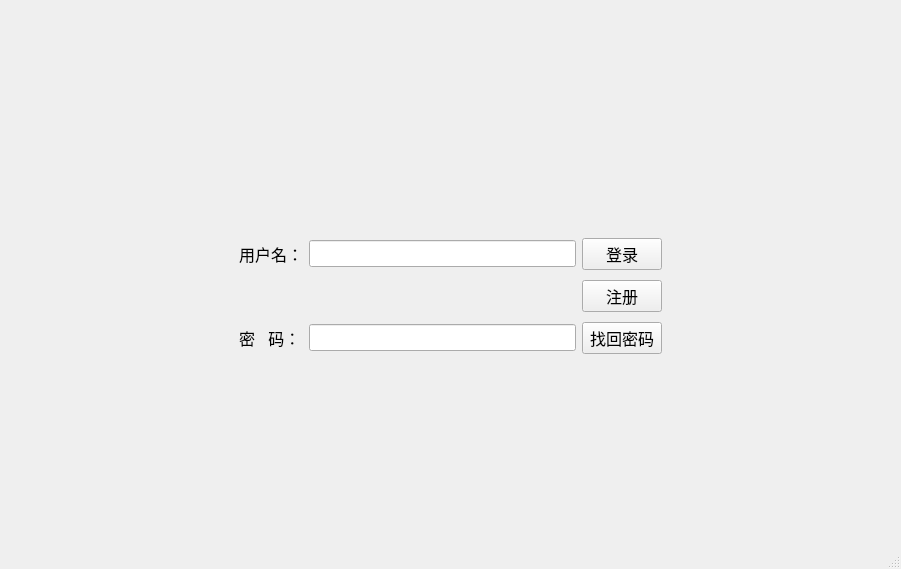
<?xml version="1.0" encoding="UTF-8"?>
<ui version="4.0">
 <class>LoginWindow</class>
 <widget class="QMainWindow" name="LoginWindow">
  <property name="geometry">
   <rect>
    <x>0</x>
    <y>0</y>
    <width>901</width>
    <height>569</height>
   </rect>
  </property>
  <property name="windowTitle">
   <string>LoginWindow</string>
  </property>
  <widget class="QWidget" name="LoginWidget">
   <layout class="QGridLayout" name="gridLayout">
    <item row="1" column="1">
     <widget class="QLabel" name="userNameLabel">
      <property name="font">
       <font>
        <family>Microsoft YaHei UI</family>
        <pointsize>12</pointsize>
       </font>
      </property>
      <property name="text">
       <string>用户名：</string>
      </property>
      <property name="textFormat">
       <enum>Qt::AutoText</enum>
      </property>
     </widget>
    </item>
    <item row="3" column="2">
     <widget class="QLineEdit" name="passwordLineEdit">
      <property name="font">
       <font>
        <family>Microsoft YaHei UI</family>
        <pointsize>12</pointsize>
       </font>
      </property>
      <property name="text">
       <string/>
      </property>
      <property name="echoMode">
       <enum>QLineEdit::Password</enum>
      </property>
     </widget>
    </item>
    <item row="3" column="1">
     <widget class="QLabel" name="passwordLabel">
      <property name="font">
       <font>
        <family>Microsoft YaHei UI</family>
        <pointsize>12</pointsize>
       </font>
      </property>
      <property name="text">
       <string>密   码：</string>
      </property>
     </widget>
    </item>
    <item row="1" column="4">
     <spacer name="horizontalSpacer_5">
      <property name="orientation">
       <enum>Qt::Horizontal</enum>
      </property>
      <property name="sizeType">
       <enum>QSizePolicy::Minimum</enum>
      </property>
      <property name="sizeHint" stdset="0">
       <size>
        <width>228</width>
        <height>20</height>
       </size>
      </property>
     </spacer>
    </item>
    <item row="1" column="0">
     <spacer name="horizontalSpacer_6">
      <property name="orientation">
       <enum>Qt::Horizontal</enum>
      </property>
      <property name="sizeType">
       <enum>QSizePolicy::Minimum</enum>
      </property>
      <property name="sizeHint" stdset="0">
       <size>
        <width>228</width>
        <height>20</height>
       </size>
      </property>
     </spacer>
    </item>
    <item row="4" column="2">
     <spacer name="verticalSpacer_2">
      <property name="orientation">
       <enum>Qt::Vertical</enum>
      </property>
      <property name="sizeType">
       <enum>QSizePolicy::Expanding</enum>
      </property>
      <property name="sizeHint" stdset="0">
       <size>
        <width>20</width>
        <height>148</height>
       </size>
      </property>
     </spacer>
    </item>
    <item row="1" column="2">
     <widget class="QLineEdit" name="userNameLineEdit">
      <property name="font">
       <font>
        <family>Microsoft YaHei UI</family>
        <pointsize>12</pointsize>
       </font>
      </property>
     </widget>
    </item>
    <item row="1" column="3">
     <widget class="QPushButton" name="signInButton">
      <property name="font">
       <font>
        <family>Microsoft YaHei UI</family>
        <pointsize>12</pointsize>
       </font>
      </property>
      <property name="text">
       <string>登录</string>
      </property>
     </widget>
    </item>
    <item row="0" column="2">
     <spacer name="verticalSpacer">
      <property name="orientation">
       <enum>Qt::Vertical</enum>
      </property>
      <property name="sizeType">
       <enum>QSizePolicy::Expanding</enum>
      </property>
      <property name="sizeHint" stdset="0">
       <size>
        <width>20</width>
        <height>227</height>
       </size>
      </property>
     </spacer>
    </item>
    <item row="3" column="3">
     <widget class="QPushButton" name="forgetPasswordButton">
      <property name="font">
       <font>
        <family>Microsoft YaHei UI</family>
        <pointsize>12</pointsize>
       </font>
      </property>
      <property name="text">
       <string>找回密码</string>
      </property>
     </widget>
    </item>
    <item row="3" column="4">
     <spacer name="horizontalSpacer_3">
      <property name="orientation">
       <enum>Qt::Horizontal</enum>
      </property>
      <property name="sizeType">
       <enum>QSizePolicy::Minimum</enum>
      </property>
      <property name="sizeHint" stdset="0">
       <size>
        <width>228</width>
        <height>20</height>
       </size>
      </property>
     </spacer>
    </item>
    <item row="2" column="3">
     <widget class="QPushButton" name="signUpButton">
      <property name="font">
       <font>
        <family>Microsoft YaHei UI</family>
        <pointsize>12</pointsize>
       </font>
      </property>
      <property name="focusPolicy">
       <enum>Qt::StrongFocus</enum>
      </property>
      <property name="text">
       <string>注册</string>
      </property>
     </widget>
    </item>
    <item row="2" column="4">
     <spacer name="horizontalSpacer_4">
      <property name="orientation">
       <enum>Qt::Horizontal</enum>
      </property>
      <property name="sizeType">
       <enum>QSizePolicy::Minimum</enum>
      </property>
      <property name="sizeHint" stdset="0">
       <size>
        <width>228</width>
        <height>20</height>
       </size>
      </property>
     </spacer>
    </item>
    <item row="3" column="0">
     <spacer name="horizontalSpacer_7">
      <property name="orientation">
       <enum>Qt::Horizontal</enum>
      </property>
      <property name="sizeType">
       <enum>QSizePolicy::Minimum</enum>
      </property>
      <property name="sizeHint" stdset="0">
       <size>
        <width>228</width>
        <height>20</height>
       </size>
      </property>
     </spacer>
    </item>
    <item row="2" column="2">
     <spacer name="verticalSpacer_3">
      <property name="orientation">
       <enum>Qt::Vertical</enum>
      </property>
      <property name="sizeType">
       <enum>QSizePolicy::Minimum</enum>
      </property>
      <property name="sizeHint" stdset="0">
       <size>
        <width>20</width>
        <height>40</height>
       </size>
      </property>
     </spacer>
    </item>
   </layout>
  </widget>
  <widget class="QStatusBar" name="statusBar"/>
 </widget>
 <layoutdefault spacing="6" margin="11"/>
 <resources>
  <include location="LoginWindow.qrc"/>
 </resources>
 <connections>
  <connection>
   <sender>signInButton</sender>
   <signal>clicked(bool)</signal>
   <receiver>LoginWindow</receiver>
   <slot>onSignInButtonClicked(bool)</slot>
   <hints>
    <hint type="sourcelabel">
     <x>594</x>
     <y>247</y>
    </hint>
    <hint type="destinationlabel">
     <x>679</x>
     <y>194</y>
    </hint>
   </hints>
  </connection>
  <connection>
   <sender>signUpButton</sender>
   <signal>clicked(bool)</signal>
   <receiver>LoginWindow</receiver>
   <slot>onSignUpButtonClicked(bool)</slot>
   <hints>
    <hint type="sourcelabel">
     <x>626</x>
     <y>298</y>
    </hint>
    <hint type="destinationlabel">
     <x>724</x>
     <y>293</y>
    </hint>
   </hints>
  </connection>
  <connection>
   <sender>forgetPasswordButton</sender>
   <signal>clicked(bool)</signal>
   <receiver>LoginWindow</receiver>
   <slot>onForgetPasswordButtonClicked(bool)</slot>
   <hints>
    <hint type="sourcelabel">
     <x>586</x>
     <y>346</y>
    </hint>
    <hint type="destinationlabel">
     <x>675</x>
     <y>393</y>
    </hint>
   </hints>
  </connection>
 </connections>
 <slots>
  <slot>onSignInButtonClicked(bool)</slot>
  <slot>onSignUpButtonClicked(bool)</slot>
  <slot>onForgetPasswordButtonClicked(bool)</slot>
 </slots>
</ui>
